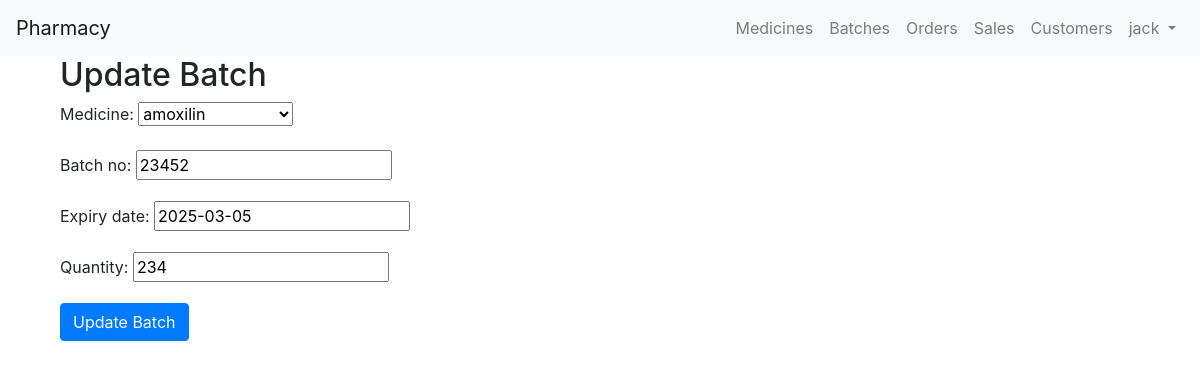
The app's page /batches/update/2/ (signed in) with its own data.
### chemistApi/models.py (models this page shows, shortened)
class Batch(models.Model):
    medicine = models.ForeignKey(
        Medicine, on_delete=models.CASCADE, related_name='batches')
    batch_no = models.CharField(max_length=100)
    expiry_date = models.DateField()
    quantity = models.PositiveIntegerField(null=True)

### chemistApi/views.py (the view)
class BatchUpdateView(UpdateView):
    model = Batch
    form_class = BatchForm
    template_name = 'update_batch.html'
    success_url = reverse_lazy('batch_list')

### chemistApi/forms.py
class BatchForm(forms.ModelForm):
    class Meta:
        model = Batch
        fields = ['medicine','batch_no', 'expiry_date', 'quantity']

### chemistApi/models.py (called while the page is built)
    def __str__(self):
        return self.name

### chemistApi/templates/update_batch.html (shortened to what this page needs)
{% extends 'base.html' %}
{% block content %}
<div class="container">
    <h2>Update Batch</h2>
    <form method="post">
        {{ form.as_p }}
        <button type="submit" class="btn btn-primary">Update Batch</button>
    </form>
</div>
{% endblock %}

### chemistApi/templates/base.html (shortened to what this page needs)
<!DOCTYPE html>
<html lang="en">
<head>
    <link rel="stylesheet" href="https://stackpath.bootstrapcdn.com/bootstrap/4.3.1/css/bootstrap.min.css">
</head>
<body>
    <nav class="navbar navbar-expand-lg navbar-light bg-light">
        <a class="navbar-brand" href="{% url 'index' %}">Pharmacy</a>
        <div class="collapse navbar-collapse" id="navbarNav">
            <ul class="navbar-nav ml-auto">
                {% if user.is_authenticated %}
                <li class="nav-item">
                    <a class="nav-link" href=" {%url 'medicine_list'%}">Medicines</a>
                </li>
                <li class="nav-item">
                    <a class="nav-link" href=" {%url 'batch_list'%}">Batches</a>
                </li>
                <li class="nav-item">
                    <a class="nav-link" href="">Orders</a>
                </li>
                <li class="nav-item">
                    <a class="nav-link" href="">Sales</a>
                </li>
                <li class="nav-item">
                    <a class="nav-link" href="">Customers</a>
                </li>
                    <li class="nav-item dropdown">
                        <a class="nav-link dropdown-toggle" href="#" id="navbarDropdown" role="button" data-toggle="dropdown" aria-haspopup="true" aria-expanded="false">
                            {{ user.username }}
                        </a>
                    </li>
                {% endif %}
            </ul>
        </div>
    </nav>
    <div class="container">
        {% block content %}
        {% endblock %}
    </div>
</body>
</html>

### records on screen
Batch: medicine "amoxilin", batch_no "23452", expiry_date "2025-03-05", quantity "234"

### other values on screen
{{ user.username }} "jack"
